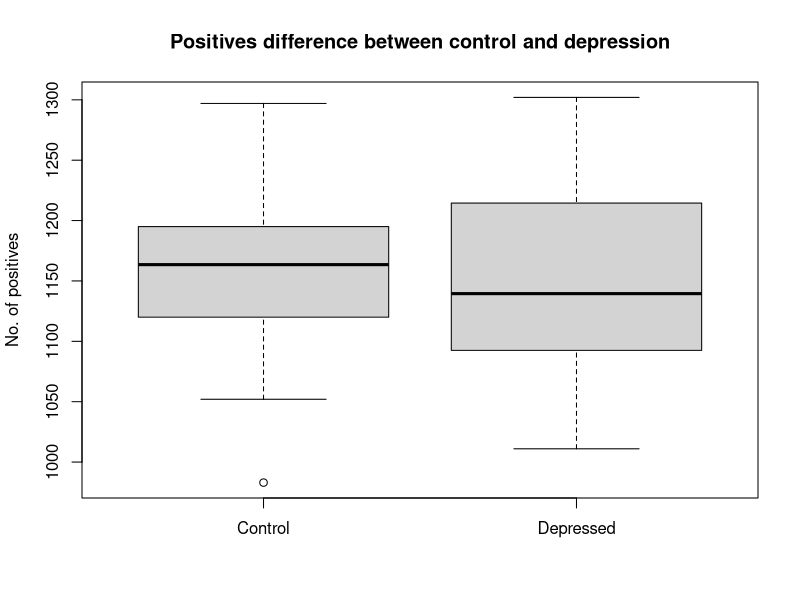
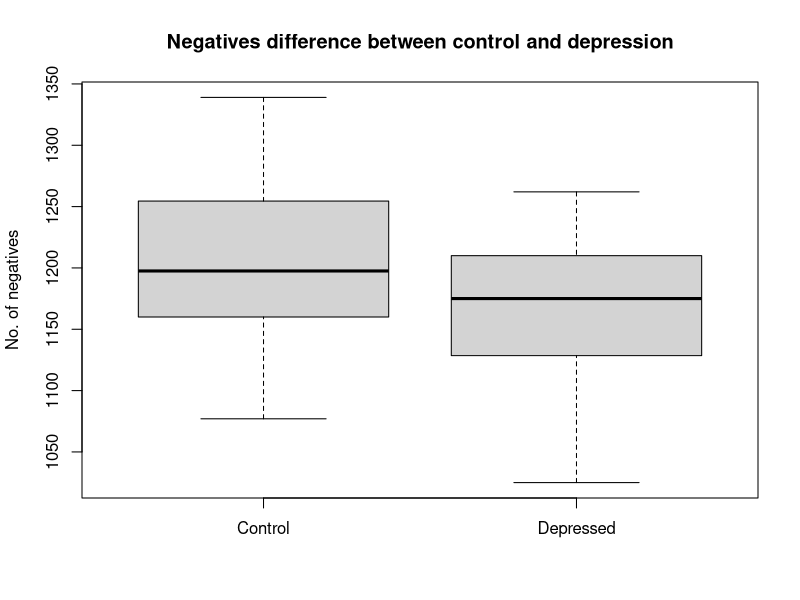
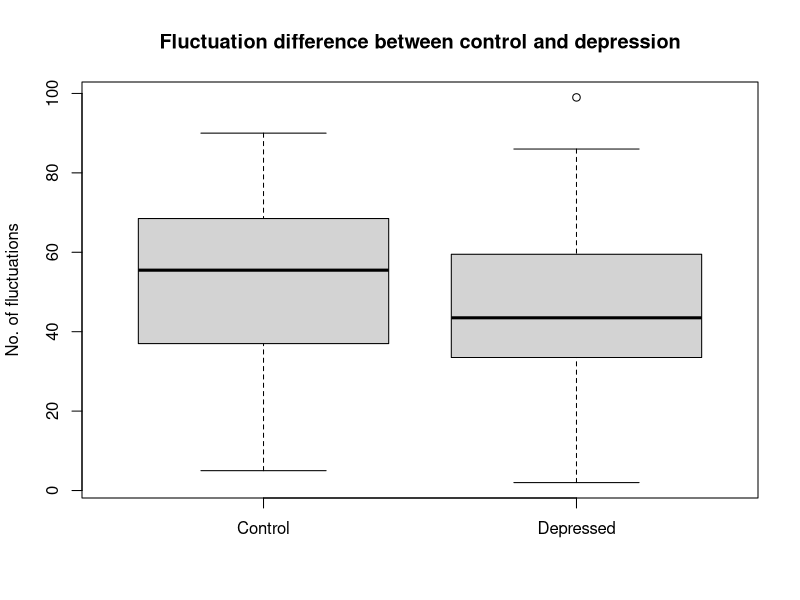

R code for these plots, in order:
# R script to perform statistical analysis of depression versus control data
# Author: Deepak Sharma
# Date: 13 September 2016

# Import libraries --------------------------------------------------------

# Import data -------------------------------------------------------------

depression_vs_control <- read.csv("depression_vs_control.csv")
dvc <- depression_vs_control
attach(dvc)

# Student's t-test --------------------------------------------------------

# 1:48 is Control data
# 49:96 is Depression data
t.test(Negatives[1:48],Negatives[49:96])
t.test(Fluctuations[1:48],Fluctuations[49:96])
t.test(Positives[1:48],Positives[49:96])

# One way ANOVA -----------------------------------------------------------

d_v_c = depression_vs_control

summary(aov(Negatives[1:48] ~ Negatives[49:96]))
summary(aov(Positives[1:48] ~ Positives[49:96]))
summary(aov(Fluctuations[1:48] ~ Fluctuations[49:96]))

boxplot(Positives[1:48], Positives[49:96], ylab="No. of positives",names=c("Control","Depressed"), main="Positives difference between control and depression")
boxplot(Negatives[1:48], Negatives[49:96], ylab="No. of negatives",names=c("Control","Depressed"), main="Negatives difference between control and depression")
boxplot(Fluctuations[1:48], Fluctuations[49:96], ylab="No. of fluctuations",names=c("Control","Depressed"), main="Fluctuation difference between control and depression")

